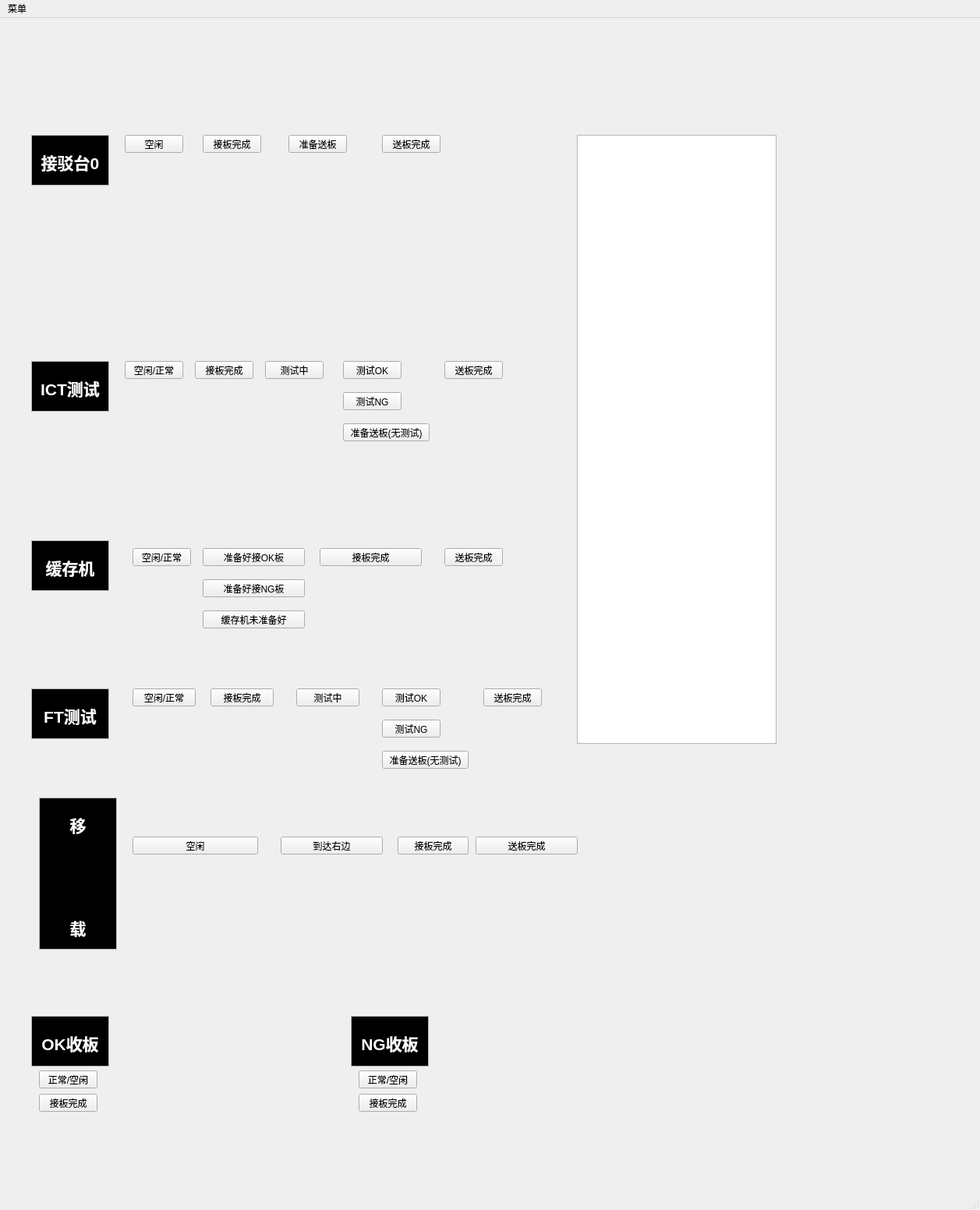
<?xml version="1.0" encoding="UTF-8"?>
<ui version="4.0">
 <class>MainWindow</class>
 <widget class="QMainWindow" name="MainWindow">
  <property name="geometry">
   <rect>
    <x>0</x>
    <y>0</y>
    <width>1257</width>
    <height>1552</height>
   </rect>
  </property>
  <property name="windowTitle">
   <string>MainWindow</string>
  </property>
  <widget class="QWidget" name="centralwidget">
   <widget class="QTextBrowser" name="HCJ">
    <property name="geometry">
     <rect>
      <x>40</x>
      <y>670</y>
      <width>100</width>
      <height>65</height>
     </rect>
    </property>
    <property name="sizePolicy">
     <sizepolicy hsizetype="Ignored" vsizetype="Expanding">
      <horstretch>0</horstretch>
      <verstretch>0</verstretch>
     </sizepolicy>
    </property>
    <property name="minimumSize">
     <size>
      <width>5</width>
      <height>5</height>
     </size>
    </property>
    <property name="font">
     <font>
      <pointsize>16</pointsize>
     </font>
    </property>
    <property name="cursor" stdset="0">
     <cursorShape>PointingHandCursor</cursorShape>
    </property>
    <property name="html">
     <string>&lt;!DOCTYPE HTML PUBLIC &quot;-//W3C//DTD HTML 4.0//EN&quot; &quot;http://www.w3.org/TR/REC-html40/strict.dtd&quot;&gt;
&lt;html&gt;&lt;head&gt;&lt;meta name=&quot;qrichtext&quot; content=&quot;1&quot; /&gt;&lt;style type=&quot;text/css&quot;&gt;
p, li { white-space: pre-wrap; }
&lt;/style&gt;&lt;/head&gt;&lt;body style=&quot; font-family:'PMingLiU'; font-size:16pt; font-weight:400; font-style:normal;&quot; bgcolor=&quot;#000000&quot;&gt;
&lt;p align=&quot;center&quot; style=&quot;-qt-paragraph-type:empty; margin-top:0px; margin-bottom:0px; margin-left:0px; margin-right:0px; -qt-block-indent:0; text-indent:0px; font-family:'SimSun'; font-size:9pt;&quot;&gt;&lt;br /&gt;&lt;/p&gt;
&lt;p align=&quot;center&quot; style=&quot; margin-top:0px; margin-bottom:0px; margin-left:0px; margin-right:0px; -qt-block-indent:0; text-indent:0px;&quot;&gt;&lt;span style=&quot; font-family:'SimSun'; font-weight:600; color:#ffffff;&quot;&gt;缓存机&lt;/span&gt;&lt;/p&gt;&lt;/body&gt;&lt;/html&gt;</string>
    </property>
   </widget>
   <widget class="QTextBrowser" name="FT">
    <property name="geometry">
     <rect>
      <x>40</x>
      <y>860</y>
      <width>100</width>
      <height>65</height>
     </rect>
    </property>
    <property name="sizePolicy">
     <sizepolicy hsizetype="Ignored" vsizetype="Expanding">
      <horstretch>0</horstretch>
      <verstretch>0</verstretch>
     </sizepolicy>
    </property>
    <property name="minimumSize">
     <size>
      <width>5</width>
      <height>5</height>
     </size>
    </property>
    <property name="font">
     <font>
      <pointsize>16</pointsize>
     </font>
    </property>
    <property name="cursor" stdset="0">
     <cursorShape>PointingHandCursor</cursorShape>
    </property>
    <property name="html">
     <string>&lt;!DOCTYPE HTML PUBLIC &quot;-//W3C//DTD HTML 4.0//EN&quot; &quot;http://www.w3.org/TR/REC-html40/strict.dtd&quot;&gt;
&lt;html&gt;&lt;head&gt;&lt;meta name=&quot;qrichtext&quot; content=&quot;1&quot; /&gt;&lt;style type=&quot;text/css&quot;&gt;
p, li { white-space: pre-wrap; }
&lt;/style&gt;&lt;/head&gt;&lt;body style=&quot; font-family:'PMingLiU'; font-size:16pt; font-weight:400; font-style:normal;&quot; bgcolor=&quot;#000000&quot;&gt;
&lt;p align=&quot;center&quot; style=&quot;-qt-paragraph-type:empty; margin-top:0px; margin-bottom:0px; margin-left:0px; margin-right:0px; -qt-block-indent:0; text-indent:0px; font-family:'SimSun'; font-size:9pt;&quot;&gt;&lt;br /&gt;&lt;/p&gt;
&lt;p align=&quot;center&quot; style=&quot; margin-top:0px; margin-bottom:0px; margin-left:0px; margin-right:0px; -qt-block-indent:0; text-indent:0px;&quot;&gt;&lt;span style=&quot; font-family:'SimSun'; font-weight:600; color:#ffffff;&quot;&gt;FT测试&lt;/span&gt;&lt;/p&gt;&lt;/body&gt;&lt;/html&gt;</string>
    </property>
   </widget>
   <widget class="QTextBrowser" name="YZ">
    <property name="geometry">
     <rect>
      <x>50</x>
      <y>1000</y>
      <width>100</width>
      <height>195</height>
     </rect>
    </property>
    <property name="sizePolicy">
     <sizepolicy hsizetype="Ignored" vsizetype="Expanding">
      <horstretch>0</horstretch>
      <verstretch>0</verstretch>
     </sizepolicy>
    </property>
    <property name="minimumSize">
     <size>
      <width>5</width>
      <height>5</height>
     </size>
    </property>
    <property name="font">
     <font>
      <pointsize>16</pointsize>
     </font>
    </property>
    <property name="cursor" stdset="0">
     <cursorShape>PointingHandCursor</cursorShape>
    </property>
    <property name="html">
     <string>&lt;!DOCTYPE HTML PUBLIC &quot;-//W3C//DTD HTML 4.0//EN&quot; &quot;http://www.w3.org/TR/REC-html40/strict.dtd&quot;&gt;
&lt;html&gt;&lt;head&gt;&lt;meta name=&quot;qrichtext&quot; content=&quot;1&quot; /&gt;&lt;style type=&quot;text/css&quot;&gt;
p, li { white-space: pre-wrap; }
&lt;/style&gt;&lt;/head&gt;&lt;body style=&quot; font-family:'PMingLiU'; font-size:16pt; font-weight:400; font-style:normal;&quot; bgcolor=&quot;#000000&quot;&gt;
&lt;p align=&quot;center&quot; style=&quot;-qt-paragraph-type:empty; margin-top:0px; margin-bottom:0px; margin-left:0px; margin-right:0px; -qt-block-indent:0; text-indent:0px; font-family:'SimSun'; font-size:9pt;&quot;&gt;&lt;br /&gt;&lt;/p&gt;
&lt;p align=&quot;center&quot; style=&quot; margin-top:0px; margin-bottom:0px; margin-left:0px; margin-right:0px; -qt-block-indent:0; text-indent:0px;&quot;&gt;&lt;span style=&quot; font-family:'SimSun'; font-weight:600; color:#ffffff;&quot;&gt;移&lt;/span&gt;&lt;/p&gt;
&lt;p align=&quot;center&quot; style=&quot;-qt-paragraph-type:empty; margin-top:0px; margin-bottom:0px; margin-left:0px; margin-right:0px; -qt-block-indent:0; text-indent:0px; font-family:'SimSun'; font-weight:600; color:#ffffff;&quot;&gt;&lt;br /&gt;&lt;/p&gt;
&lt;p align=&quot;center&quot; style=&quot;-qt-paragraph-type:empty; margin-top:0px; margin-bottom:0px; margin-left:0px; margin-right:0px; -qt-block-indent:0; text-indent:0px; font-family:'SimSun'; font-weight:600; color:#ffffff;&quot;&gt;&lt;br /&gt;&lt;/p&gt;
&lt;p align=&quot;center&quot; style=&quot;-qt-paragraph-type:empty; margin-top:0px; margin-bottom:0px; margin-left:0px; margin-right:0px; -qt-block-indent:0; text-indent:0px; font-family:'SimSun'; font-weight:600; color:#ffffff;&quot;&gt;&lt;br /&gt;&lt;/p&gt;
&lt;p align=&quot;center&quot; style=&quot;-qt-paragraph-type:empty; margin-top:0px; margin-bottom:0px; margin-left:0px; margin-right:0px; -qt-block-indent:0; text-indent:0px; font-family:'SimSun'; font-weight:600; color:#ffffff;&quot;&gt;&lt;br /&gt;&lt;/p&gt;
&lt;p align=&quot;center&quot; style=&quot; margin-top:0px; margin-bottom:0px; margin-left:0px; margin-right:0px; -qt-block-indent:0; text-indent:0px;&quot;&gt;&lt;span style=&quot; font-family:'SimSun'; font-weight:600; color:#ffffff;&quot;&gt;载&lt;/span&gt;&lt;/p&gt;&lt;/body&gt;&lt;/html&gt;</string>
    </property>
   </widget>
   <widget class="QTextBrowser" name="ICT">
    <property name="geometry">
     <rect>
      <x>40</x>
      <y>440</y>
      <width>100</width>
      <height>65</height>
     </rect>
    </property>
    <property name="sizePolicy">
     <sizepolicy hsizetype="Ignored" vsizetype="Expanding">
      <horstretch>0</horstretch>
      <verstretch>0</verstretch>
     </sizepolicy>
    </property>
    <property name="minimumSize">
     <size>
      <width>5</width>
      <height>5</height>
     </size>
    </property>
    <property name="font">
     <font>
      <pointsize>16</pointsize>
     </font>
    </property>
    <property name="cursor" stdset="0">
     <cursorShape>PointingHandCursor</cursorShape>
    </property>
    <property name="html">
     <string>&lt;!DOCTYPE HTML PUBLIC &quot;-//W3C//DTD HTML 4.0//EN&quot; &quot;http://www.w3.org/TR/REC-html40/strict.dtd&quot;&gt;
&lt;html&gt;&lt;head&gt;&lt;meta name=&quot;qrichtext&quot; content=&quot;1&quot; /&gt;&lt;style type=&quot;text/css&quot;&gt;
p, li { white-space: pre-wrap; }
&lt;/style&gt;&lt;/head&gt;&lt;body style=&quot; font-family:'PMingLiU'; font-size:16pt; font-weight:400; font-style:normal;&quot; bgcolor=&quot;#000000&quot;&gt;
&lt;p align=&quot;center&quot; style=&quot;-qt-paragraph-type:empty; margin-top:0px; margin-bottom:0px; margin-left:0px; margin-right:0px; -qt-block-indent:0; text-indent:0px; font-family:'SimSun'; font-size:9pt;&quot;&gt;&lt;br /&gt;&lt;/p&gt;
&lt;p align=&quot;center&quot; style=&quot; margin-top:0px; margin-bottom:0px; margin-left:0px; margin-right:0px; -qt-block-indent:0; text-indent:0px;&quot;&gt;&lt;span style=&quot; font-family:'SimSun'; font-weight:600; color:#ffffff;&quot;&gt;ICT测试&lt;/span&gt;&lt;/p&gt;&lt;/body&gt;&lt;/html&gt;</string>
    </property>
   </widget>
   <widget class="QTextBrowser" name="SBJNG">
    <property name="geometry">
     <rect>
      <x>450</x>
      <y>1280</y>
      <width>100</width>
      <height>65</height>
     </rect>
    </property>
    <property name="sizePolicy">
     <sizepolicy hsizetype="Ignored" vsizetype="Expanding">
      <horstretch>0</horstretch>
      <verstretch>0</verstretch>
     </sizepolicy>
    </property>
    <property name="minimumSize">
     <size>
      <width>5</width>
      <height>5</height>
     </size>
    </property>
    <property name="font">
     <font>
      <pointsize>16</pointsize>
     </font>
    </property>
    <property name="cursor" stdset="0">
     <cursorShape>PointingHandCursor</cursorShape>
    </property>
    <property name="html">
     <string>&lt;!DOCTYPE HTML PUBLIC &quot;-//W3C//DTD HTML 4.0//EN&quot; &quot;http://www.w3.org/TR/REC-html40/strict.dtd&quot;&gt;
&lt;html&gt;&lt;head&gt;&lt;meta name=&quot;qrichtext&quot; content=&quot;1&quot; /&gt;&lt;style type=&quot;text/css&quot;&gt;
p, li { white-space: pre-wrap; }
&lt;/style&gt;&lt;/head&gt;&lt;body style=&quot; font-family:'PMingLiU'; font-size:16pt; font-weight:400; font-style:normal;&quot; bgcolor=&quot;#000000&quot;&gt;
&lt;p align=&quot;center&quot; style=&quot;-qt-paragraph-type:empty; margin-top:0px; margin-bottom:0px; margin-left:0px; margin-right:0px; -qt-block-indent:0; text-indent:0px; font-family:'SimSun'; font-size:9pt;&quot;&gt;&lt;br /&gt;&lt;/p&gt;
&lt;p align=&quot;center&quot; style=&quot; margin-top:0px; margin-bottom:0px; margin-left:0px; margin-right:0px; -qt-block-indent:0; text-indent:0px;&quot;&gt;&lt;span style=&quot; font-family:'SimSun'; font-weight:600; color:#ffffff;&quot;&gt;NG收板&lt;/span&gt;&lt;/p&gt;&lt;/body&gt;&lt;/html&gt;</string>
    </property>
   </widget>
   <widget class="QTextBrowser" name="SBJOK">
    <property name="geometry">
     <rect>
      <x>40</x>
      <y>1280</y>
      <width>100</width>
      <height>65</height>
     </rect>
    </property>
    <property name="sizePolicy">
     <sizepolicy hsizetype="Ignored" vsizetype="Expanding">
      <horstretch>0</horstretch>
      <verstretch>0</verstretch>
     </sizepolicy>
    </property>
    <property name="minimumSize">
     <size>
      <width>5</width>
      <height>5</height>
     </size>
    </property>
    <property name="font">
     <font>
      <pointsize>16</pointsize>
     </font>
    </property>
    <property name="cursor" stdset="0">
     <cursorShape>PointingHandCursor</cursorShape>
    </property>
    <property name="html">
     <string>&lt;!DOCTYPE HTML PUBLIC &quot;-//W3C//DTD HTML 4.0//EN&quot; &quot;http://www.w3.org/TR/REC-html40/strict.dtd&quot;&gt;
&lt;html&gt;&lt;head&gt;&lt;meta name=&quot;qrichtext&quot; content=&quot;1&quot; /&gt;&lt;style type=&quot;text/css&quot;&gt;
p, li { white-space: pre-wrap; }
&lt;/style&gt;&lt;/head&gt;&lt;body style=&quot; font-family:'PMingLiU'; font-size:16pt; font-weight:400; font-style:normal;&quot; bgcolor=&quot;#000000&quot;&gt;
&lt;p align=&quot;center&quot; style=&quot;-qt-paragraph-type:empty; margin-top:0px; margin-bottom:0px; margin-left:0px; margin-right:0px; -qt-block-indent:0; text-indent:0px; font-family:'SimSun'; font-size:9pt;&quot;&gt;&lt;br /&gt;&lt;/p&gt;
&lt;p align=&quot;center&quot; style=&quot; margin-top:0px; margin-bottom:0px; margin-left:0px; margin-right:0px; -qt-block-indent:0; text-indent:0px;&quot;&gt;&lt;span style=&quot; font-family:'SimSun'; font-weight:600; color:#ffffff;&quot;&gt;OK收板&lt;/span&gt;&lt;/p&gt;&lt;/body&gt;&lt;/html&gt;</string>
    </property>
   </widget>
   <widget class="QTextBrowser" name="JBT0">
    <property name="geometry">
     <rect>
      <x>40</x>
      <y>150</y>
      <width>100</width>
      <height>65</height>
     </rect>
    </property>
    <property name="sizePolicy">
     <sizepolicy hsizetype="Ignored" vsizetype="Expanding">
      <horstretch>0</horstretch>
      <verstretch>0</verstretch>
     </sizepolicy>
    </property>
    <property name="minimumSize">
     <size>
      <width>5</width>
      <height>5</height>
     </size>
    </property>
    <property name="font">
     <font>
      <pointsize>16</pointsize>
      <weight>75</weight>
      <bold>true</bold>
     </font>
    </property>
    <property name="cursor" stdset="0">
     <cursorShape>PointingHandCursor</cursorShape>
    </property>
    <property name="contextMenuPolicy">
     <enum>Qt::DefaultContextMenu</enum>
    </property>
    <property name="html">
     <string>&lt;!DOCTYPE HTML PUBLIC &quot;-//W3C//DTD HTML 4.0//EN&quot; &quot;http://www.w3.org/TR/REC-html40/strict.dtd&quot;&gt;
&lt;html&gt;&lt;head&gt;&lt;meta name=&quot;qrichtext&quot; content=&quot;1&quot; /&gt;&lt;style type=&quot;text/css&quot;&gt;
p, li { white-space: pre-wrap; }
&lt;/style&gt;&lt;/head&gt;&lt;body style=&quot; font-family:'PMingLiU'; font-size:16pt; font-weight:600; font-style:normal;&quot; bgcolor=&quot;#000000&quot;&gt;
&lt;p align=&quot;center&quot; style=&quot;-qt-paragraph-type:empty; margin-top:0px; margin-bottom:0px; margin-left:0px; margin-right:0px; -qt-block-indent:0; text-indent:0px; font-family:'SimSun'; font-size:9pt; font-weight:400;&quot;&gt;&lt;br /&gt;&lt;/p&gt;
&lt;p align=&quot;center&quot; style=&quot; margin-top:0px; margin-bottom:0px; margin-left:0px; margin-right:0px; -qt-block-indent:0; text-indent:0px;&quot;&gt;&lt;span style=&quot; font-family:'SimSun'; color:#ffffff;&quot;&gt;接驳台0&lt;/span&gt;&lt;/p&gt;&lt;/body&gt;&lt;/html&gt;</string>
    </property>
   </widget>
   <widget class="QPushButton" name="FT_EVENT_AVAILABLE">
    <property name="geometry">
     <rect>
      <x>170</x>
      <y>860</y>
      <width>81</width>
      <height>23</height>
     </rect>
    </property>
    <property name="text">
     <string>空闲/正常</string>
    </property>
   </widget>
   <widget class="QPushButton" name="FT_EVENT_GETITEM_FINISHED">
    <property name="geometry">
     <rect>
      <x>270</x>
      <y>860</y>
      <width>81</width>
      <height>23</height>
     </rect>
    </property>
    <property name="text">
     <string>接板完成</string>
    </property>
   </widget>
   <widget class="QPushButton" name="FT_EVENT_TESTING">
    <property name="geometry">
     <rect>
      <x>380</x>
      <y>860</y>
      <width>81</width>
      <height>23</height>
     </rect>
    </property>
    <property name="text">
     <string>测试中</string>
    </property>
   </widget>
   <widget class="QPushButton" name="ICT_EVENT_READYFOR_SENDITEM_OK">
    <property name="geometry">
     <rect>
      <x>440</x>
      <y>440</y>
      <width>75</width>
      <height>23</height>
     </rect>
    </property>
    <property name="text">
     <string>测试OK</string>
    </property>
   </widget>
   <widget class="QPushButton" name="ICT_EVENT_GETITEM_FINISHED">
    <property name="geometry">
     <rect>
      <x>250</x>
      <y>440</y>
      <width>75</width>
      <height>23</height>
     </rect>
    </property>
    <property name="text">
     <string>接板完成</string>
    </property>
   </widget>
   <widget class="QPushButton" name="ICT_EVENT_READYFOR_SENDITEM_NG">
    <property name="geometry">
     <rect>
      <x>440</x>
      <y>480</y>
      <width>75</width>
      <height>23</height>
     </rect>
    </property>
    <property name="text">
     <string>测试NG</string>
    </property>
   </widget>
   <widget class="QPushButton" name="SBJOK_EVENT_AVAILABLE">
    <property name="geometry">
     <rect>
      <x>50</x>
      <y>1350</y>
      <width>75</width>
      <height>23</height>
     </rect>
    </property>
    <property name="text">
     <string>正常/空闲</string>
    </property>
   </widget>
   <widget class="QPushButton" name="SBJNG_EVENT_AVAILABLE">
    <property name="geometry">
     <rect>
      <x>460</x>
      <y>1350</y>
      <width>75</width>
      <height>23</height>
     </rect>
    </property>
    <property name="text">
     <string>正常/空闲</string>
    </property>
   </widget>
   <widget class="QPushButton" name="ICT_EVENT_AVAILABLE">
    <property name="geometry">
     <rect>
      <x>160</x>
      <y>440</y>
      <width>75</width>
      <height>23</height>
     </rect>
    </property>
    <property name="text">
     <string>空闲/正常</string>
    </property>
   </widget>
   <widget class="QPushButton" name="JBT0_EVENT_AVAILABLE">
    <property name="geometry">
     <rect>
      <x>160</x>
      <y>150</y>
      <width>75</width>
      <height>23</height>
     </rect>
    </property>
    <property name="text">
     <string>空闲</string>
    </property>
   </widget>
   <widget class="QPushButton" name="JBT0_EVENT_GETITEM_FINISHED">
    <property name="geometry">
     <rect>
      <x>260</x>
      <y>150</y>
      <width>75</width>
      <height>23</height>
     </rect>
    </property>
    <property name="text">
     <string>接板完成</string>
    </property>
   </widget>
   <widget class="QPushButton" name="JBT0_EVENT_SENDITEM_FINISHED">
    <property name="geometry">
     <rect>
      <x>490</x>
      <y>150</y>
      <width>75</width>
      <height>23</height>
     </rect>
    </property>
    <property name="text">
     <string>送板完成</string>
    </property>
   </widget>
   <widget class="QPushButton" name="ICT_EVENT_TESTING">
    <property name="geometry">
     <rect>
      <x>340</x>
      <y>440</y>
      <width>75</width>
      <height>23</height>
     </rect>
    </property>
    <property name="text">
     <string>测试中</string>
    </property>
   </widget>
   <widget class="QPushButton" name="ICT_EVENT_SENDITEM_FINISHED">
    <property name="geometry">
     <rect>
      <x>570</x>
      <y>440</y>
      <width>75</width>
      <height>23</height>
     </rect>
    </property>
    <property name="text">
     <string>送板完成</string>
    </property>
   </widget>
   <widget class="QPushButton" name="ICT_EVENT_READYFOR_SENDITEM">
    <property name="geometry">
     <rect>
      <x>440</x>
      <y>520</y>
      <width>111</width>
      <height>23</height>
     </rect>
    </property>
    <property name="text">
     <string>准备送板(无测试)</string>
    </property>
   </widget>
   <widget class="QPushButton" name="HCJ_EVENT_AVAILABLE">
    <property name="geometry">
     <rect>
      <x>170</x>
      <y>680</y>
      <width>75</width>
      <height>23</height>
     </rect>
    </property>
    <property name="text">
     <string>空闲/正常</string>
    </property>
   </widget>
   <widget class="QPushButton" name="HCJ_EVENT_HUANCUNJI_GETITEM_FINISHED">
    <property name="geometry">
     <rect>
      <x>410</x>
      <y>680</y>
      <width>131</width>
      <height>23</height>
     </rect>
    </property>
    <property name="text">
     <string>接板完成</string>
    </property>
   </widget>
   <widget class="QPushButton" name="HCJ_EVENT_READYFOR_GETITEM_OK">
    <property name="geometry">
     <rect>
      <x>260</x>
      <y>680</y>
      <width>131</width>
      <height>23</height>
     </rect>
    </property>
    <property name="text">
     <string>准备好接OK板</string>
    </property>
   </widget>
   <widget class="QPushButton" name="HCJ_EVENT_READYFOR_GETITEM_NG">
    <property name="geometry">
     <rect>
      <x>260</x>
      <y>720</y>
      <width>131</width>
      <height>23</height>
     </rect>
    </property>
    <property name="text">
     <string>准备好接NG板</string>
    </property>
   </widget>
   <widget class="QPushButton" name="HCJ_EVENT_HUANCUNJI_NOTREADY">
    <property name="geometry">
     <rect>
      <x>260</x>
      <y>760</y>
      <width>131</width>
      <height>23</height>
     </rect>
    </property>
    <property name="text">
     <string>缓存机未准备好</string>
    </property>
   </widget>
   <widget class="QPushButton" name="HCJ_EVENT_SENDITEM_FINISHED">
    <property name="geometry">
     <rect>
      <x>570</x>
      <y>680</y>
      <width>75</width>
      <height>23</height>
     </rect>
    </property>
    <property name="text">
     <string>送板完成</string>
    </property>
   </widget>
   <widget class="QPushButton" name="FT_EVENT_READYFOR_SENDITEM_OK">
    <property name="geometry">
     <rect>
      <x>490</x>
      <y>860</y>
      <width>75</width>
      <height>23</height>
     </rect>
    </property>
    <property name="text">
     <string>测试OK</string>
    </property>
   </widget>
   <widget class="QPushButton" name="FT_EVENT_READYFOR_SENDITEM_NG">
    <property name="geometry">
     <rect>
      <x>490</x>
      <y>900</y>
      <width>75</width>
      <height>23</height>
     </rect>
    </property>
    <property name="text">
     <string>测试NG</string>
    </property>
   </widget>
   <widget class="QPushButton" name="FT_EVENT_READYFOR_SENDITEM">
    <property name="geometry">
     <rect>
      <x>490</x>
      <y>940</y>
      <width>111</width>
      <height>23</height>
     </rect>
    </property>
    <property name="text">
     <string>准备送板(无测试)</string>
    </property>
   </widget>
   <widget class="QPushButton" name="SBJOK_EVENT_GETITEM_FINISHED">
    <property name="geometry">
     <rect>
      <x>50</x>
      <y>1380</y>
      <width>75</width>
      <height>23</height>
     </rect>
    </property>
    <property name="text">
     <string>接板完成</string>
    </property>
   </widget>
   <widget class="QPushButton" name="SBJNG_EVENT_GETITEM_FINISHED">
    <property name="geometry">
     <rect>
      <x>460</x>
      <y>1380</y>
      <width>75</width>
      <height>23</height>
     </rect>
    </property>
    <property name="text">
     <string>接板完成</string>
    </property>
   </widget>
   <widget class="QPushButton" name="YZ_EVENT_SENDITEM_FINISHED">
    <property name="geometry">
     <rect>
      <x>610</x>
      <y>1050</y>
      <width>131</width>
      <height>23</height>
     </rect>
    </property>
    <property name="text">
     <string>送板完成</string>
    </property>
   </widget>
   <widget class="QPushButton" name="YZ_EVENT_AVAILABLE">
    <property name="geometry">
     <rect>
      <x>170</x>
      <y>1050</y>
      <width>161</width>
      <height>23</height>
     </rect>
    </property>
    <property name="text">
     <string>空闲</string>
    </property>
   </widget>
   <widget class="QPushButton" name="YZ_EVENT_GETITEM_FINISHED">
    <property name="geometry">
     <rect>
      <x>510</x>
      <y>1050</y>
      <width>91</width>
      <height>23</height>
     </rect>
    </property>
    <property name="text">
     <string>接板完成</string>
    </property>
   </widget>
   <widget class="QPushButton" name="YZ_EVENT_READYFOR_GETITEM_RIGHT">
    <property name="geometry">
     <rect>
      <x>360</x>
      <y>1050</y>
      <width>131</width>
      <height>23</height>
     </rect>
    </property>
    <property name="text">
     <string>到达右边</string>
    </property>
   </widget>
   <widget class="QPushButton" name="JBT0_EVENT_READYFOR_SENDITEM">
    <property name="geometry">
     <rect>
      <x>370</x>
      <y>150</y>
      <width>75</width>
      <height>23</height>
     </rect>
    </property>
    <property name="text">
     <string>准备送板</string>
    </property>
   </widget>
   <widget class="QPushButton" name="FT_EVENT_SENDITEM_FINISHED">
    <property name="geometry">
     <rect>
      <x>620</x>
      <y>860</y>
      <width>75</width>
      <height>23</height>
     </rect>
    </property>
    <property name="text">
     <string>送板完成</string>
    </property>
   </widget>
   <widget class="QTextBrowser" name="log">
    <property name="geometry">
     <rect>
      <x>740</x>
      <y>150</y>
      <width>256</width>
      <height>781</height>
     </rect>
    </property>
   </widget>
  </widget>
  <widget class="QMenuBar" name="menubar">
   <property name="geometry">
    <rect>
     <x>0</x>
     <y>0</y>
     <width>1257</width>
     <height>29</height>
    </rect>
   </property>
   <widget class="QMenu" name="menu">
    <property name="title">
     <string>菜单</string>
    </property>
    <addaction name="START_2"/>
   </widget>
   <addaction name="menu"/>
  </widget>
  <widget class="QStatusBar" name="statusbar"/>
  <action name="START_2">
   <property name="text">
    <string>开机</string>
   </property>
  </action>
 </widget>
 <resources/>
 <connections>
  <connection>
   <sender>FT_EVENT_AVAILABLE</sender>
   <signal>clicked()</signal>
   <receiver>MainWindow</receiver>
   <slot>send_msg_to_server()</slot>
   <hints>
    <hint type="sourcelabel">
     <x>800</x>
     <y>295</y>
    </hint>
    <hint type="destinationlabel">
     <x>610</x>
     <y>204</y>
    </hint>
   </hints>
  </connection>
  <connection>
   <sender>FT_EVENT_GETITEM_FINISHED</sender>
   <signal>clicked()</signal>
   <receiver>MainWindow</receiver>
   <slot>send_msg_to_server()</slot>
   <hints>
    <hint type="sourcelabel">
     <x>800</x>
     <y>325</y>
    </hint>
    <hint type="destinationlabel">
     <x>611</x>
     <y>236</y>
    </hint>
   </hints>
  </connection>
  <connection>
   <sender>FT_EVENT_TESTING</sender>
   <signal>clicked()</signal>
   <receiver>MainWindow</receiver>
   <slot>send_msg_to_server()</slot>
   <hints>
    <hint type="sourcelabel">
     <x>800</x>
     <y>355</y>
    </hint>
    <hint type="destinationlabel">
     <x>612</x>
     <y>267</y>
    </hint>
   </hints>
  </connection>
  <connection>
   <sender>ICT_EVENT_GETITEM_FINISHED</sender>
   <signal>clicked()</signal>
   <receiver>MainWindow</receiver>
   <slot>send_msg_to_server()</slot>
   <hints>
    <hint type="sourcelabel">
     <x>230</x>
     <y>303</y>
    </hint>
    <hint type="destinationlabel">
     <x>190</x>
     <y>275</y>
    </hint>
   </hints>
  </connection>
  <connection>
   <sender>ICT_EVENT_READYFOR_SENDITEM_OK</sender>
   <signal>clicked()</signal>
   <receiver>MainWindow</receiver>
   <slot>send_msg_to_server()</slot>
   <hints>
    <hint type="sourcelabel">
     <x>190</x>
     <y>363</y>
    </hint>
    <hint type="destinationlabel">
     <x>148</x>
     <y>306</y>
    </hint>
   </hints>
  </connection>
  <connection>
   <sender>ICT_EVENT_READYFOR_SENDITEM_NG</sender>
   <signal>clicked()</signal>
   <receiver>MainWindow</receiver>
   <slot>send_msg_to_server()</slot>
   <hints>
    <hint type="sourcelabel">
     <x>307</x>
     <y>363</y>
    </hint>
    <hint type="destinationlabel">
     <x>326</x>
     <y>306</y>
    </hint>
   </hints>
  </connection>
  <connection>
   <sender>SBJNG_EVENT_AVAILABLE</sender>
   <signal>clicked()</signal>
   <receiver>MainWindow</receiver>
   <slot>send_msg_to_server()</slot>
   <hints>
    <hint type="sourcelabel">
     <x>1160</x>
     <y>135</y>
    </hint>
    <hint type="destinationlabel">
     <x>877</x>
     <y>116</y>
    </hint>
   </hints>
  </connection>
  <connection>
   <sender>SBJOK_EVENT_AVAILABLE</sender>
   <signal>clicked()</signal>
   <receiver>MainWindow</receiver>
   <slot>send_msg_to_server()</slot>
   <hints>
    <hint type="sourcelabel">
     <x>1160</x>
     <y>265</y>
    </hint>
    <hint type="destinationlabel">
     <x>917</x>
     <y>247</y>
    </hint>
   </hints>
  </connection>
  <connection>
   <sender>ICT_EVENT_AVAILABLE</sender>
   <signal>clicked()</signal>
   <receiver>MainWindow</receiver>
   <slot>send_msg_to_server()</slot>
   <hints>
    <hint type="sourcelabel">
     <x>230</x>
     <y>295</y>
    </hint>
    <hint type="destinationlabel">
     <x>188</x>
     <y>307</y>
    </hint>
   </hints>
  </connection>
  <connection>
   <sender>JBT0_EVENT_AVAILABLE</sender>
   <signal>clicked()</signal>
   <receiver>MainWindow</receiver>
   <slot>send_msg_to_server()</slot>
   <hints>
    <hint type="sourcelabel">
     <x>54</x>
     <y>314</y>
    </hint>
    <hint type="destinationlabel">
     <x>14</x>
     <y>311</y>
    </hint>
   </hints>
  </connection>
  <connection>
   <sender>JBT0_EVENT_GETITEM_FINISHED</sender>
   <signal>clicked()</signal>
   <receiver>MainWindow</receiver>
   <slot>send_msg_to_server()</slot>
   <hints>
    <hint type="sourcelabel">
     <x>59</x>
     <y>342</y>
    </hint>
    <hint type="destinationlabel">
     <x>18</x>
     <y>341</y>
    </hint>
   </hints>
  </connection>
  <connection>
   <sender>JBT0_EVENT_SENDITEM_FINISHED</sender>
   <signal>clicked()</signal>
   <receiver>MainWindow</receiver>
   <slot>send_msg_to_server()</slot>
   <hints>
    <hint type="sourcelabel">
     <x>69</x>
     <y>375</y>
    </hint>
    <hint type="destinationlabel">
     <x>10</x>
     <y>389</y>
    </hint>
   </hints>
  </connection>
  <connection>
   <sender>ICT_EVENT_READYFOR_SENDITEM</sender>
   <signal>clicked()</signal>
   <receiver>MainWindow</receiver>
   <slot>send_msg_to_server()</slot>
   <hints>
    <hint type="sourcelabel">
     <x>224</x>
     <y>401</y>
    </hint>
    <hint type="destinationlabel">
     <x>203</x>
     <y>399</y>
    </hint>
   </hints>
  </connection>
  <connection>
   <sender>ICT_EVENT_SENDITEM_FINISHED</sender>
   <signal>clicked()</signal>
   <receiver>MainWindow</receiver>
   <slot>send_msg_to_server()</slot>
   <hints>
    <hint type="sourcelabel">
     <x>244</x>
     <y>432</y>
    </hint>
    <hint type="destinationlabel">
     <x>220</x>
     <y>433</y>
    </hint>
   </hints>
  </connection>
  <connection>
   <sender>HCJ_EVENT_AVAILABLE</sender>
   <signal>clicked()</signal>
   <receiver>MainWindow</receiver>
   <slot>send_msg_to_server()</slot>
   <hints>
    <hint type="sourcelabel">
     <x>431</x>
     <y>315</y>
    </hint>
    <hint type="destinationlabel">
     <x>401</x>
     <y>317</y>
    </hint>
   </hints>
  </connection>
  <connection>
   <sender>HCJ_EVENT_READYFOR_GETITEM_OK</sender>
   <signal>clicked()</signal>
   <receiver>MainWindow</receiver>
   <slot>send_msg_to_server()</slot>
   <hints>
    <hint type="sourcelabel">
     <x>382</x>
     <y>350</y>
    </hint>
    <hint type="destinationlabel">
     <x>360</x>
     <y>349</y>
    </hint>
   </hints>
  </connection>
  <connection>
   <sender>HCJ_EVENT_READYFOR_GETITEM_NG</sender>
   <signal>clicked()</signal>
   <receiver>MainWindow</receiver>
   <slot>send_msg_to_server()</slot>
   <hints>
    <hint type="sourcelabel">
     <x>525</x>
     <y>341</y>
    </hint>
    <hint type="destinationlabel">
     <x>551</x>
     <y>340</y>
    </hint>
   </hints>
  </connection>
  <connection>
   <sender>HCJ_EVENT_HUANCUNJI_GETITEM_FINISHED</sender>
   <signal>clicked()</signal>
   <receiver>MainWindow</receiver>
   <slot>send_msg_to_server()</slot>
   <hints>
    <hint type="sourcelabel">
     <x>399</x>
     <y>372</y>
    </hint>
    <hint type="destinationlabel">
     <x>377</x>
     <y>371</y>
    </hint>
   </hints>
  </connection>
  <connection>
   <sender>HCJ_EVENT_HUANCUNJI_NOTREADY</sender>
   <signal>clicked()</signal>
   <receiver>MainWindow</receiver>
   <slot>send_msg_to_server()</slot>
   <hints>
    <hint type="sourcelabel">
     <x>401</x>
     <y>403</y>
    </hint>
    <hint type="destinationlabel">
     <x>374</x>
     <y>400</y>
    </hint>
   </hints>
  </connection>
  <connection>
   <sender>HCJ_EVENT_SENDITEM_FINISHED</sender>
   <signal>clicked()</signal>
   <receiver>MainWindow</receiver>
   <slot>send_msg_to_server()</slot>
   <hints>
    <hint type="sourcelabel">
     <x>430</x>
     <y>433</y>
    </hint>
    <hint type="destinationlabel">
     <x>397</x>
     <y>429</y>
    </hint>
   </hints>
  </connection>
  <connection>
   <sender>FT_EVENT_READYFOR_SENDITEM_OK</sender>
   <signal>clicked()</signal>
   <receiver>MainWindow</receiver>
   <slot>send_msg_to_server()</slot>
   <hints>
    <hint type="sourcelabel">
     <x>826</x>
     <y>380</y>
    </hint>
    <hint type="destinationlabel">
     <x>733</x>
     <y>373</y>
    </hint>
   </hints>
  </connection>
  <connection>
   <sender>FT_EVENT_READYFOR_SENDITEM_NG</sender>
   <signal>clicked()</signal>
   <receiver>MainWindow</receiver>
   <slot>send_msg_to_server()</slot>
   <hints>
    <hint type="sourcelabel">
     <x>874</x>
     <y>378</y>
    </hint>
    <hint type="destinationlabel">
     <x>927</x>
     <y>372</y>
    </hint>
   </hints>
  </connection>
  <connection>
   <sender>FT_EVENT_READYFOR_SENDITEM</sender>
   <signal>clicked()</signal>
   <receiver>MainWindow</receiver>
   <slot>send_msg_to_server()</slot>
   <hints>
    <hint type="sourcelabel">
     <x>823</x>
     <y>403</y>
    </hint>
    <hint type="destinationlabel">
     <x>769</x>
     <y>400</y>
    </hint>
   </hints>
  </connection>
  <connection>
   <sender>SBJOK_EVENT_GETITEM_FINISHED</sender>
   <signal>clicked()</signal>
   <receiver>MainWindow</receiver>
   <slot>send_msg_to_server()</slot>
   <hints>
    <hint type="sourcelabel">
     <x>1214</x>
     <y>282</y>
    </hint>
    <hint type="destinationlabel">
     <x>1134</x>
     <y>279</y>
    </hint>
   </hints>
  </connection>
  <connection>
   <sender>SBJNG_EVENT_GETITEM_FINISHED</sender>
   <signal>clicked()</signal>
   <receiver>MainWindow</receiver>
   <slot>send_msg_to_server()</slot>
   <hints>
    <hint type="sourcelabel">
     <x>1142</x>
     <y>162</y>
    </hint>
    <hint type="destinationlabel">
     <x>1107</x>
     <y>158</y>
    </hint>
   </hints>
  </connection>
  <connection>
   <sender>YZ_EVENT_AVAILABLE</sender>
   <signal>clicked()</signal>
   <receiver>MainWindow</receiver>
   <slot>send_msg_to_server()</slot>
   <hints>
    <hint type="sourcelabel">
     <x>991</x>
     <y>462</y>
    </hint>
    <hint type="destinationlabel">
     <x>931</x>
     <y>423</y>
    </hint>
   </hints>
  </connection>
  <connection>
   <sender>YZ_EVENT_GETITEM_FINISHED</sender>
   <signal>clicked()</signal>
   <receiver>MainWindow</receiver>
   <slot>send_msg_to_server()</slot>
   <hints>
    <hint type="sourcelabel">
     <x>947</x>
     <y>491</y>
    </hint>
    <hint type="destinationlabel">
     <x>895</x>
     <y>444</y>
    </hint>
   </hints>
  </connection>
  <connection>
   <sender>YZ_EVENT_SENDITEM_FINISHED</sender>
   <signal>clicked()</signal>
   <receiver>MainWindow</receiver>
   <slot>send_msg_to_server()</slot>
   <hints>
    <hint type="sourcelabel">
     <x>1079</x>
     <y>520</y>
    </hint>
    <hint type="destinationlabel">
     <x>932</x>
     <y>461</y>
    </hint>
   </hints>
  </connection>
  <connection>
   <sender>JBT0_EVENT_READYFOR_SENDITEM</sender>
   <signal>clicked()</signal>
   <receiver>MainWindow</receiver>
   <slot>send_msg_to_server()</slot>
   <hints>
    <hint type="sourcelabel">
     <x>407</x>
     <y>190</y>
    </hint>
    <hint type="destinationlabel">
     <x>628</x>
     <y>775</y>
    </hint>
   </hints>
  </connection>
 </connections>
 <slots>
  <signal>recv_msg_from_server()</signal>
  <slot>send_msg_to_server()</slot>
 </slots>
</ui>
